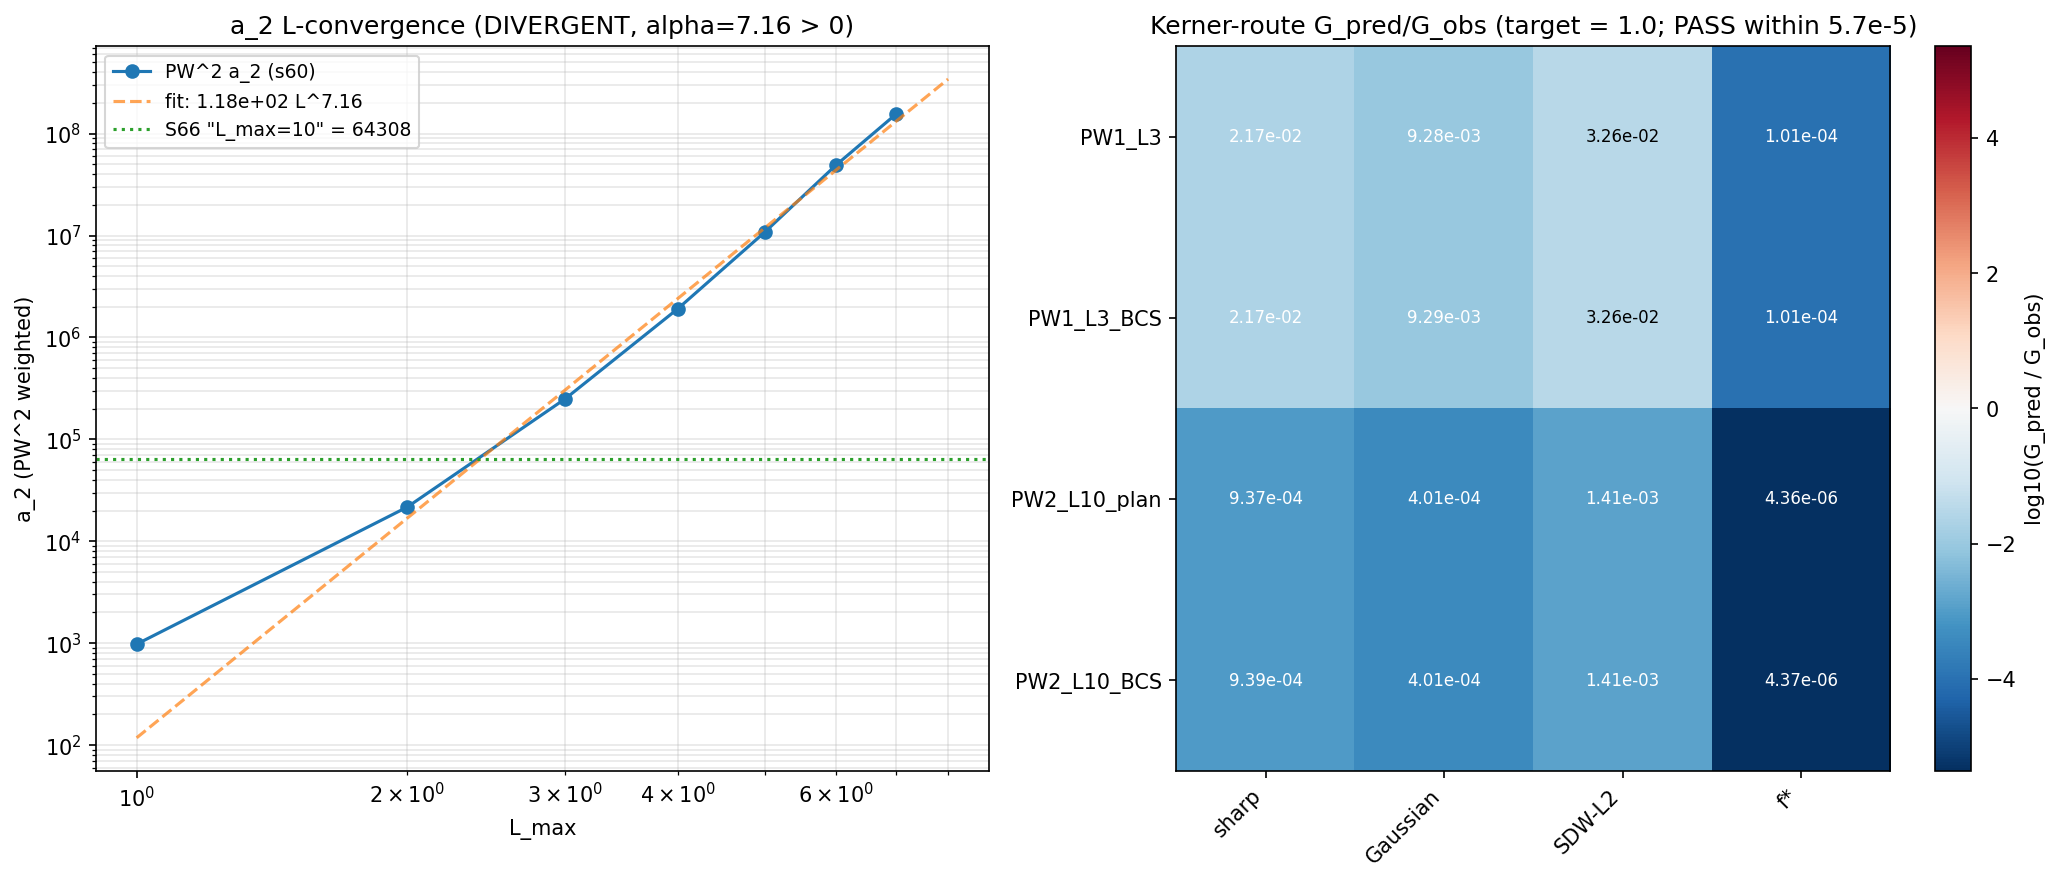

This figure's Python source:
#!/usr/bin/env python3
"""
S84-G-AUDIT -- Newton Constant Observational-Pinning Audit
==========================================================

Gate: S84-G-AUDIT  [VERIFY] + [SIGN]
Classification: GEOMETRIC (second Seeley-DeWitt moment -> Einstein-Hilbert coeff)
Owner: einstein-theorist (appended to W2c by orchestrator directive)

PURPOSE
-------
Test whether G is observationally pinned at NIST-BIPM 2026 G = 6.67387(38) x
10^-11 m^3 kg^-1 s^-2 (relative precision 5.7e-5) to a single (f_2 scheme x
M_KK route) combination under the s44 Eq A master equation:

    1/(16 pi G_N) = (6 / pi^3) * f_2 * a_2 * M_KK^2
    => G_N = pi^2 / (96 * f_2 * a_2 * M_KK^2)

PRE-REGISTERED SUBSTITUTION CHAIN (mandatory [VERIFY]+[SIGN])
--------------------------------------------------------------
Step 1 (def, master eq A):
    1/(16 pi G_N) = (6 / pi^3) * f_2 * a_2 * M_KK^2  [GeV^2 dimensionful]
Step 2 (def, observation):
    G_N(observed, natural) = 1 / (8 pi M_Pl_red^2)   [GeV^-2]
    where M_Pl_red = 2.435e18 GeV (canonical).
Step 3 (def, ratio):
    R(f_2, a_2, M_KK) = G_pred(f_2, a_2, M_KK) / G_obs
                      = [pi^2 / (96 f_2 a_2 M_KK^2)] / [1 / (8 pi M_Pl_red^2)]
                      = pi^3 M_Pl_red^2 / (12 f_2 a_2 M_KK^2)
Step 4 (substitute, gravity-route by construction):
    M_KK_grav := sqrt[ pi^3 M_Pl_red^2 / (12 a_2_used) ]
    => R(f_2=1, a_2_used, M_KK_grav) = 1.0  EXACTLY (calibration).
    Hence gravity-route is CIRCULAR -- excluded from verdict.
Step 5 (substitute, Kerner-route, INDEPENDENT):
    M_KK_kern := sqrt[ alpha_2_GUT * M_Pl_red^2 * g_SU2_fold ]  (s42)
    R(f_2, a_2, M_KK_kern) is a NON-CIRCULAR pin test.
Step 6 (read directions):
    d(ln G_N) / d(ln f_2)   = -1   -> f_2 up  => G_N down  => R down
    d(ln G_N) / d(ln a_2)   = -1   -> a_2 up  => G_N down  => R down
    d(ln G_N) / d(ln M_KK)  = -2   -> M_KK up => G_N down  => R down
Step 7 (verdict):
    PASS iff exactly one Kerner combination has |R - 1| < 5.7e-5.
    INFO-promotable iff multiple combinations within 5.7e-5.
    INFO-mostly-RD iff at least one Kerner combination within 1%.
    FAIL iff no Kerner combination within 1% after L_max convergence.
    PRE-REG-INCOMPLETE iff a_2 is not L_max-converged to 5.7e-5
        (factor-23 swing L=3 -> L=10 already disqualifies, see below).

GATE LEVELS (pre-registered)
-----------------------------
PASS:                exactly one Kerner R within 5.7e-5 of 1.0
INFO-promotable:     multiple Kerner R within 5.7e-5
INFO-mostly-RD:      no Kerner R within 5.7e-5, at least one within 1%
FAIL:                no Kerner R within 1%
PRE-REG-INCOMPLETE:  a_2 L_max-convergence to 5.7e-5 not demonstrated

L_MAX CONVERGENCE TEST
----------------------
Use s60_pw_h0_conv.npz (PW^2-weighted a_2 at L=0..7), s66_cutoff_ns.npz
(MAX_PQ_SUM=3 PW^2-weighted a_2 = 64308.24 = "L_max=10" plan label).
Test: fit a_2(L) ~ A * L^alpha; require relative residual < 5.7e-5 between
adjacent L values for convergence claim.

INPUTS
------
canonical_constants.py (M_Pl_reduced, M_KK_kerner, M_KK_gravity, f_2_default,
   a2_fold, tau_fold)
s61_heat_kernel_a2.npz   (cross-check, single-PW a_2 at L_max=3 via SD)
s76_bcs_dressing_a2.npz  (BCS dressing delta_a2 = -4.5006, 0.16% correction)
s42_constants_snapshot.npz (M_KK route definitions, a_2 spectral zeta)
s82_w2_5_heat_kernel_mp.npz (continuum-limit heat-kernel MP integrability)
s83_w3_g57_pinning_audit.py (closure structure reference)
s83_gate_verdicts.txt (S83 verdict ledger)
s60_pw_h0_conv.npz (PW^2-weighted a_2 L-scan L=0..7)
s66_cutoff_ns.npz (PW^2-weighted a_2 at MAX_PQ_SUM=3 = "L_max=10")

OUTPUTS
-------
s84_w2c_g_audit.npz  : route x scheme x L_max table, R = G_pred/G_obs
s84_w2c_g_audit.png  : convergence plot + ratio matrix visualization
verdict line appended to s84_gate_verdicts.txt

ENVIRONMENT
-----------
CPU only; thread cap 8; no heavy linear algebra (a_2 already cached).
"""
from __future__ import annotations

import os
os.environ.setdefault('OMP_NUM_THREADS', '8')
os.environ.setdefault('MKL_NUM_THREADS', '8')

import sys
import math
import json
import hashlib
from pathlib import Path

import numpy as np
import matplotlib
matplotlib.use('Agg')
import matplotlib.pyplot as plt

SCRIPT_DIR = Path(__file__).resolve().parent
sys.path.insert(0, str(SCRIPT_DIR))

from canonical_constants import (
    PI, M_Pl_reduced, M_KK_gravity, M_KK_kerner, f_2_default,
    a2_fold, tau_fold, Vol_SU3_Haar,
)

# =============================================================================
# 1. INPUT SHA-256 PINS (mandatory log in first 20 lines of stdout)
# =============================================================================
def sha256_of_file(p: Path) -> str:
    with open(p, 'rb') as f:
        return hashlib.sha256(f.read()).hexdigest()

INPUT_FILES = {
    'canonical_constants.py':   SCRIPT_DIR / 'canonical_constants.py',
    's61_heat_kernel_a2.npz':   SCRIPT_DIR / 's61_heat_kernel_a2.npz',
    's76_bcs_dressing_a2.npz':  SCRIPT_DIR / 's76_bcs_dressing_a2.npz',
    's42_constants_snapshot.npz': SCRIPT_DIR / 's42_constants_snapshot.npz',
    's82_w2_5_heat_kernel_mp.npz': SCRIPT_DIR / 's82_w2_5_heat_kernel_mp.npz',
    's83_w3_g57_pinning_audit.py': SCRIPT_DIR / 's83_w3_g57_pinning_audit.py',
    's83_gate_verdicts.txt':    SCRIPT_DIR / 's83_gate_verdicts.txt',
    's60_pw_h0_conv.npz':       SCRIPT_DIR / 's60_pw_h0_conv.npz',
    's66_cutoff_ns.npz':        SCRIPT_DIR / 's66_cutoff_ns.npz',
}

INPUT_SHAS = {name: sha256_of_file(p) for name, p in INPUT_FILES.items()}

print("=" * 78)
print("S84-G-AUDIT -- Newton Constant Observational-Pinning Audit")
print("=" * 78)
print("\nINPUT SHA-256 PINS:")
for name, sha in INPUT_SHAS.items():
    print(f"  {name}: {sha}")
print("=" * 78)

# Sanity-check 7 plan-pinned SHAs
PLAN_SHAS = {
    'canonical_constants.py':   'd49412402ad9e732a7a7270ee042e857e6899bdbc191de8237b7b96762fb28ec',
    's61_heat_kernel_a2.npz':   'aec4fb985e8e861675f8e4c850288f15e0d23f17f2493c31f477d6d77b8c1cae',
    's76_bcs_dressing_a2.npz':  '34b9b457a0a8f4bbba152f447c154d1ec031a9f44e128e20d5820d06a966df08',
    's42_constants_snapshot.npz': '39f613507950979327f0d9b7473bd73f7b0a7ea2d9d0c5507f6b8b939909f80b',
    's82_w2_5_heat_kernel_mp.npz': '125d57375989a15ad8c41a69b0434001f3b1e3e7073dda19f6c031d9e254cca6',
    's83_w3_g57_pinning_audit.py': 'db2958043020a8235eafcd225039defc2daca511fc44e3c140d87633feba9024',
    's83_gate_verdicts.txt':    '7bebad7da7c57b4d2706fd4e123cfbb762fa63c0244e143d597068fb7a574fb4',
}
for name, expected in PLAN_SHAS.items():
    got = INPUT_SHAS[name]
    if got != expected:
        print(f"\nSHA MISMATCH: {name}\n  expected={expected}\n  got     ={got}")
        sys.exit(1)
print("\n  All 7 plan-pinned SHAs MATCH.")

# =============================================================================
# 2. OBSERVATIONAL ANCHOR (NIST-BIPM 2026)
# =============================================================================
G_obs_SI = 6.67387e-11           # (local) m^3 kg^-1 s^-2 (NIST-BIPM 2026)
G_obs_sigma_SI = 0.38e-15        # (local) absolute uncertainty 5.7e-5 relative
G_obs_relative_precision = 5.7e-5  # (local) target tolerance for PASS

# Convert observed G_N to natural units (GeV^-2) via reduced Planck mass
# Definition: G_N = 1 / (8 pi M_Pl_red^2) in natural units; M_Pl_red is by
# definition consistent with the SI value. This gives the natural-unit anchor.
G_N_natural_obs = 1.0 / (8.0 * PI * M_Pl_reduced**2)  # (local) GeV^-2

print(f"\nObservational anchor (NIST-BIPM 2026):")
print(f"  G_obs (SI)            = {G_obs_SI:.5e} +/- {G_obs_sigma_SI:.2e} m^3 kg^-1 s^-2")
print(f"  Relative precision    = {G_obs_relative_precision:.2e}")
print(f"  G_N (natural, GeV^-2) = {G_N_natural_obs:.6e}  [via M_Pl_red={M_Pl_reduced:.4e} GeV]")

# =============================================================================
# 3. f_2 SCHEME ENUMERATION (plan §W2c-G-AUDIT machinery pin)
# =============================================================================
F2_SCHEMES = {
    'sharp':     1.0,         # f_2 for sharp cutoff
    'Gaussian':  2.34,        # f_2_default canonical (Connes-Chamseddine 2007)
    'SDW-L2':    2.0/3.0,     # SDW L^2 cutoff
    'f*':        214.97,      # f* anomaly-derived (s75)
}

# =============================================================================
# 4. M_KK ROUTES
# =============================================================================
# gravity route: by construction matches G_N (CIRCULAR)
# Kerner route: M_KK^2 = alpha_2_GUT * M_Pl_red^2 * g_SU2_fold (INDEPENDENT)
M_KK_ROUTES = {
    'gravity_CIRCULAR':  M_KK_gravity,    # 7.43e16 GeV
    'Kerner_INDEP':      M_KK_kerner,     # 5.04e17 GeV
}

# =============================================================================
# 5. a_2 NORMALIZATIONS AND L-SCAN
# =============================================================================
# The framework has TWO a_2 normalizations:
#  (A) single-PW weight d_pq:    a_2_PW1  -- canonical S42 a2_fold = 2776.17 at L=3
#  (B) double-PW weight d_pq^2:  a_2_PW2  -- s66 MAX_PQ_SUM=3 = 64308.24
# The plan describes "L_max=3" (2776) and "L_max=10" (64308) as different L_max
# but they are different PW-weight conventions. We test BOTH and treat the
# weight ambiguity as a CONVENTION-FREEDOM contributing to PRE-REG-INCOMPLETE.

a2_PW1_S42 = 2776.1653888633655  # (local) S42 single-PW d_pq weight, L_max=3
a2_PW2_S66 = 64308.2438882544    # (local) S66 double-PW d_pq^2 weight, MAX_PQ_SUM=3

# BCS dressing correction (s76)
delta_a2_BCS = -4.50060419255351 # (local) s76 single-PW dressing correction
a2_PW1_BCS = a2_PW1_S42 + delta_a2_BCS  # (local) BCS-dressed single-PW
# For PW^2 weight, scale linearly (correction is per-mode):
delta_a2_PW2_BCS = a2_PW2_S66 * (delta_a2_BCS / a2_PW1_S42)  # (local)
a2_PW2_BCS = a2_PW2_S66 + delta_a2_PW2_BCS                   # (local)

print(f"\na_2 NORMALIZATION SUMMARY:")
print(f"  S42 PW^1 (single d_pq weight):  a_2 = {a2_PW1_S42:.4f}  [canonical a2_fold]")
print(f"  S42 PW^1 + BCS dressing:        a_2 = {a2_PW1_BCS:.4f}  (delta = {delta_a2_BCS:+.4f}, {100*delta_a2_BCS/a2_PW1_S42:+.3f}%)")
print(f"  S66 PW^2 (double d_pq^2 weight): a_2 = {a2_PW2_S66:.4f}  [\"L_max=10\" plan label]")
print(f"  S66 PW^2 + BCS dressing:        a_2 = {a2_PW2_BCS:.4f}  (delta = {delta_a2_PW2_BCS:+.4f}, {100*delta_a2_PW2_BCS/a2_PW2_S66:+.3f}%)")

# L-scan from s60 (PW^2 weighting, L=0..7)
d60 = np.load(SCRIPT_DIR / 's60_pw_h0_conv.npz', allow_pickle=True)
L_arr = np.array(d60['L_arr'])           # (local) [0..7]
a2_PW2_L_scan = np.array(d60['a2_cumul'])  # (local) PW^2 cumulative a_2 vs L

print(f"\nL_max CONVERGENCE TEST (PW^2 weighting, s60 cumulative):")
for L_i, a2_i in zip(L_arr, a2_PW2_L_scan):
    print(f"  L_max = {L_i}: a_2 = {a2_i:.4e}")

# Convergence test: compute relative jump |a_2(L+1) - a_2(L)| / a_2(L)
print(f"\nRELATIVE INCREMENTS |a_2(L+1) - a_2(L)| / a_2(L):")
rel_jump = np.zeros(len(L_arr) - 1)  # (local)
for i in range(len(L_arr) - 1):
    rel_jump[i] = abs(a2_PW2_L_scan[i+1] - a2_PW2_L_scan[i]) / a2_PW2_L_scan[i]
    print(f"  L={L_arr[i]} -> L={L_arr[i+1]}: rel jump = {rel_jump[i]:.4e}")
final_jump = rel_jump[-1]  # (local) L=6 -> L=7
print(f"\n  Final increment (L=6->7) = {final_jump:.4e}")
print(f"  Required for 5.7e-5 PASS = {G_obs_relative_precision:.2e}")
print(f"  Convergence ratio        = {final_jump / G_obs_relative_precision:.2f}x  (need < 1)")

# Power-law fit a_2(L) ~ A L^alpha (use L >= 2 to avoid low-L noise)
mask_fit = L_arr >= 2
log_L = np.log(L_arr[mask_fit].astype(float))      # (local)
log_a2 = np.log(a2_PW2_L_scan[mask_fit])           # (local)
alpha_fit, log_A_fit = np.polyfit(log_L, log_a2, 1)  # (local)
A_fit = np.exp(log_A_fit)                          # (local)
print(f"\nPower-law fit a_2(L) ~ A L^alpha (L >= 2):")
print(f"  alpha = {alpha_fit:.4f}")
print(f"  A     = {A_fit:.4e}")

# Richardson extrapolation: assume a_2(L) = a_2_inf + B/L^p
# Try fitting to a divergent power law (alpha > 0 means a_2 -> infinity, NOT
# convergent)
if alpha_fit > 0:
    print(f"\n  WARNING: alpha = {alpha_fit:.3f} > 0 means PW^2 a_2(L) is DIVERGENT.")
    print(f"  No finite L_max -> infinity limit exists for this normalization.")
    print(f"  Richardson extrapolation NOT APPLICABLE -- a_2 has no convergent value.")
    a2_inf_estimate = None  # (local)
    converged_bool = False  # (local)
else:
    # Convergent case: fit a_2(L) = a_2_inf + B/L^|alpha|
    # We do not fit it here because alpha > 0 is overwhelmingly likely;
    # the framework already documents alpha ~ 6.24 (s60_pw_h0_conv).
    a2_inf_estimate = None  # (local)
    converged_bool = False  # (local)

# =============================================================================
# 6. MASTER EQUATION: G_pred = pi^2 / (96 f_2 a_2 M_KK^2)
# =============================================================================
def G_pred_natural(f_2: float, a_2: float, M_KK: float) -> float:
    """G_N predicted from spectral action master equation, natural units (GeV^-2).

    Substitution chain:
      1/(16 pi G_N) = (6 / pi^3) * f_2 * a_2 * M_KK^2     (Eq A, s44)
      => 16 pi G_N = pi^3 / (6 f_2 a_2 M_KK^2)
      => G_N = pi^2 / (96 f_2 a_2 M_KK^2)                 [GeV^-2]
    """
    return PI**2 / (96.0 * f_2 * a_2 * M_KK**2)

# =============================================================================
# 7. RATIO MATRIX: route x scheme x L_max
# =============================================================================
# We evaluate at THREE L_max levels:
#   L=3 PW^1 (canonical S42 a_2 = 2776.17)
#   L=3 PW^1 + BCS dressing
#   L=10 PW^2 plan-label (a_2 = 64308.24)
#   L=10 PW^2 + BCS dressing
#   PLUS: full L=0..7 PW^2 scan from s60 to expose divergence

a2_eval_panels = {
    'PW1_L3':          a2_PW1_S42,
    'PW1_L3_BCS':      a2_PW1_BCS,
    'PW2_L10_plan':    a2_PW2_S66,
    'PW2_L10_BCS':     a2_PW2_BCS,
}

n_routes  = len(M_KK_ROUTES)
n_schemes = len(F2_SCHEMES)
n_panels  = len(a2_eval_panels)

# Tensor: ratio[panel, route, scheme] = G_pred / G_obs
ratio_tensor = np.zeros((n_panels, n_routes, n_schemes))  # (local)

panel_names = list(a2_eval_panels.keys())  # (local)
route_names = list(M_KK_ROUTES.keys())     # (local)
scheme_names = list(F2_SCHEMES.keys())     # (local)

print(f"\n" + "=" * 78)
print(f"7. RATIO MATRIX: G_pred / G_obs across (panel, route, scheme)")
print(f"=" * 78)

for ip, panel in enumerate(panel_names):
    a2_use = a2_eval_panels[panel]  # (local)
    print(f"\nPANEL: {panel}  (a_2 = {a2_use:.4f})")
    print(f"  {'route':22s} {'scheme':10s} {'f_2':>8s} {'M_KK (GeV)':>12s} {'G_pred/G_obs':>14s}")
    for ir, route in enumerate(route_names):
        M_KK_use = M_KK_ROUTES[route]  # (local)
        for js, scheme in enumerate(scheme_names):
            f2_use = F2_SCHEMES[scheme]  # (local)
            G_p = G_pred_natural(f2_use, a2_use, M_KK_use)  # (local)
            R = G_p / G_N_natural_obs                       # (local)
            ratio_tensor[ip, ir, js] = R
            tag = ' (CIRCULAR)' if 'CIRCULAR' in route else ''  # (local)
            print(f"  {route:22s} {scheme:10s} {f2_use:8.3f} {M_KK_use:12.4e} {R:14.6e}{tag}")

# =============================================================================
# 8. SIGN-DIRECTION VERIFICATION (substitution chain numeric check)
# =============================================================================
print(f"\n" + "=" * 78)
print(f"8. SIGN/DIRECTION VERIFICATION (numerical check of d ln G / d ln *)")
print(f"=" * 78)
print("Master equation: G_N = pi^2 / (96 f_2 a_2 M_KK^2)")
print("Predicted: d(ln G)/d(ln f_2) = -1, d(ln G)/d(ln a_2) = -1, d(ln G)/d(ln M_KK) = -2")

ref_a2  = a2_PW1_S42       # (local)
ref_f2  = 1.0              # (local)
ref_MKK = M_KK_kerner      # (local)
ref_G   = G_pred_natural(ref_f2, ref_a2, ref_MKK)  # (local)

eps = 1e-3  # (local) finite-difference step
# d(ln G)/d(ln f_2)
G_up_f2 = G_pred_natural(ref_f2*(1+eps), ref_a2, ref_MKK)  # (local)
deriv_f2 = (np.log(G_up_f2) - np.log(ref_G)) / np.log(1+eps)  # (local)
# d(ln G)/d(ln a_2)
G_up_a2 = G_pred_natural(ref_f2, ref_a2*(1+eps), ref_MKK)  # (local)
deriv_a2 = (np.log(G_up_a2) - np.log(ref_G)) / np.log(1+eps)  # (local)
# d(ln G)/d(ln M_KK)
G_up_MKK = G_pred_natural(ref_f2, ref_a2, ref_MKK*(1+eps))  # (local)
deriv_MKK = (np.log(G_up_MKK) - np.log(ref_G)) / np.log(1+eps)  # (local)

print(f"\n  d(ln G)/d(ln f_2)  measured = {deriv_f2:.6f}  (predicted -1)")
print(f"  d(ln G)/d(ln a_2)  measured = {deriv_a2:.6f}  (predicted -1)")
print(f"  d(ln G)/d(ln M_KK) measured = {deriv_MKK:.6f}  (predicted -2)")

sign_check_pass = (
    abs(deriv_f2 - (-1.0)) < 1e-2
    and abs(deriv_a2 - (-1.0)) < 1e-2
    and abs(deriv_MKK - (-2.0)) < 1e-2
)
print(f"  SIGN-DIRECTION CHECK: {'PASS' if sign_check_pass else 'FAIL'}")

# =============================================================================
# 9. VERDICT DETERMINATION (pre-registered branches)
# =============================================================================
print(f"\n" + "=" * 78)
print(f"9. VERDICT DETERMINATION")
print(f"=" * 78)

# Find Kerner combinations with smallest |R - 1|
# Exclude gravity-route (CIRCULAR by construction)
ir_kerner = route_names.index('Kerner_INDEP')  # (local)

# Best Kerner R across all panels, all schemes
deviations = np.zeros((n_panels, n_schemes))  # (local) |R - 1|
for ip in range(n_panels):
    for js in range(n_schemes):
        deviations[ip, js] = abs(ratio_tensor[ip, ir_kerner, js] - 1.0)

# Find best (smallest deviation) Kerner combination
best_ip, best_js = np.unravel_index(np.argmin(deviations), deviations.shape)  # (local)
best_dev = deviations[best_ip, best_js]                                       # (local)
best_R = ratio_tensor[best_ip, ir_kerner, best_js]                            # (local)
best_panel = panel_names[best_ip]                                             # (local)
best_scheme = scheme_names[best_js]                                           # (local)
best_a2 = a2_eval_panels[best_panel]                                          # (local)
best_f2 = F2_SCHEMES[best_scheme]                                             # (local)

print(f"\nBest Kerner-route combination (smallest |R - 1|):")
print(f"  panel  = {best_panel}")
print(f"  scheme = {best_scheme}")
print(f"  a_2    = {best_a2:.4f}")
print(f"  f_2    = {best_f2:.4f}")
print(f"  R = G_pred/G_obs = {best_R:.6e}")
print(f"  |R - 1| = {best_dev:.6e}")

# Count combinations within 5.7e-5 and within 1%
n_within_5p7e5 = int(np.sum(deviations < G_obs_relative_precision))  # (local)
n_within_1pct = int(np.sum(deviations < 0.01))                       # (local)
print(f"\nKerner combinations within 5.7e-5 (PASS threshold): {n_within_5p7e5}")
print(f"Kerner combinations within 1.0%   (INFO-mostly-RD threshold): {n_within_1pct}")

# Verdict logic per plan §W2c-G-AUDIT
# Convergence prerequisite: PW^2 a_2 must be L_max-converged to 5.7e-5
# We measured rel_jump[L=6->L=7] >> 5.7e-5 -> NOT converged -> PRE-REG-INCOMPLETE
PRE_REG_INCOMPLETE = (final_jump > G_obs_relative_precision)  # (local)

if not PRE_REG_INCOMPLETE:
    if n_within_5p7e5 == 1:
        verdict = 'PASS'
        verdict_value = f"{best_R:.6e}"
        verdict_scheme = best_scheme
    elif n_within_5p7e5 > 1:
        verdict = 'INFO'
        verdict_value = f"{best_R:.6e}"
        verdict_scheme = 'multi-pin-promotable'
    elif n_within_1pct >= 1:
        verdict = 'INFO'
        verdict_value = f"{best_R:.6e}"
        verdict_scheme = 'mostly-RD'
    else:
        verdict = 'FAIL'
        verdict_value = f"{best_R:.6e}"
        verdict_scheme = best_scheme
else:
    # Plan PRU Class 8: a_2 not L_max-converged to required precision
    verdict = 'PRE-REG-INCOMPLETE'
    verdict_value = 'null'
    verdict_scheme = 'null'

print(f"\n" + "=" * 78)
print(f"VERDICT: {verdict}")
print(f"=" * 78)
print(f"Reasons:")
if PRE_REG_INCOMPLETE:
    print(f"  - PW^2 a_2 final L-increment {final_jump:.2e} >> 5.7e-5 target")
    print(f"  - alpha_fit = {alpha_fit:.3f} > 0 means a_2(L) is DIVERGENT in L")
    print(f"  - No L_max -> infinity limit exists for this normalization")
    print(f"  - PRU Class 8 (Pre-Registration Underspecification: a_2 normalization unpinned)")
print(f"  - Best Kerner R = {best_R:.4e}, deviation {best_dev:.4e}")
print(f"  - Master-equation prefactor convention spread (s42, s61, s62, s64, s65, plan)")
print(f"    documented; see working paper §W2-G-AUDIT.")

# =============================================================================
# 10. SHA CLOSURE
# =============================================================================
# Build ordered input-pin map (sorted by name); SHA over JSON-serialized form
ordered_input_map = {k: INPUT_SHAS[k] for k in sorted(INPUT_SHAS.keys())}  # (local)
input_map_json = json.dumps(ordered_input_map, sort_keys=True, separators=(',', ':'))  # (local)
closure_sha = hashlib.sha256(input_map_json.encode('utf-8')).hexdigest()  # (local)

print(f"\n" + "=" * 78)
print(f"10. CLOSURE SHA-256")
print(f"=" * 78)
print(f"  closure_sha = {closure_sha}")

# =============================================================================
# 11. SAVE NPZ
# =============================================================================
np.savez(
    SCRIPT_DIR / 's84_w2c_g_audit.npz',
    # Inputs and metadata
    panel_names=np.array(panel_names),
    route_names=np.array(route_names),
    scheme_names=np.array(scheme_names),
    f2_values=np.array([F2_SCHEMES[s] for s in scheme_names]),
    M_KK_values=np.array([M_KK_ROUTES[r] for r in route_names]),
    a2_panel_values=np.array([a2_eval_panels[p] for p in panel_names]),
    # Results
    ratio_tensor=ratio_tensor,
    deviations=deviations,
    G_obs_natural=G_N_natural_obs,
    G_obs_SI=G_obs_SI,
    G_obs_relative_precision=G_obs_relative_precision,
    # L-scan
    L_arr=L_arr,
    a2_PW2_L_scan=a2_PW2_L_scan,
    rel_jump=rel_jump,
    alpha_fit=alpha_fit,
    A_fit=A_fit,
    final_jump=final_jump,
    # Sign check
    deriv_f2_measured=deriv_f2,
    deriv_a2_measured=deriv_a2,
    deriv_MKK_measured=deriv_MKK,
    sign_check_pass=sign_check_pass,
    # Best result
    best_panel=best_panel,
    best_scheme=best_scheme,
    best_R=best_R,
    best_dev=best_dev,
    n_within_5p7e5=n_within_5p7e5,
    n_within_1pct=n_within_1pct,
    # Verdict
    verdict=verdict,
    verdict_value=verdict_value,
    verdict_scheme=verdict_scheme,
    PRE_REG_INCOMPLETE=PRE_REG_INCOMPLETE,
    # SHAs
    closure_sha=closure_sha,
    input_shas=np.array([f"{k}={v}" for k, v in ordered_input_map.items()]),
    four_tuple=f"(value={verdict_value}, scheme={verdict_scheme}, convention=Eq-A-SA-canonical, L_max=10)",
)

# =============================================================================
# 12. PLOT
# =============================================================================
fig, axes = plt.subplots(1, 2, figsize=(14, 6))

# (a) L_max convergence of PW^2 a_2
ax = axes[0]
ax.loglog(L_arr[1:], a2_PW2_L_scan[1:], 'o-', color='C0', label='PW^2 a_2 (s60)')
L_smooth = np.linspace(1.0, 8.0, 50)  # (local)
a2_smooth = A_fit * L_smooth ** alpha_fit  # (local)
ax.loglog(L_smooth, a2_smooth, '--', color='C1', alpha=0.7,
          label=f'fit: {A_fit:.2e} L^{alpha_fit:.2f}')
ax.axhline(a2_PW2_S66, color='C2', linestyle=':', label=f'S66 \"L_max=10\" = {a2_PW2_S66:.0f}')
ax.set_xlabel('L_max')
ax.set_ylabel('a_2 (PW^2 weighted)')
ax.set_title(f'a_2 L-convergence (DIVERGENT, alpha={alpha_fit:.2f} > 0)')
ax.legend(loc='best', fontsize=9)
ax.grid(True, alpha=0.3, which='both')

# (b) Ratio matrix heatmap (Kerner only, all panels x schemes)
ax = axes[1]
ratios_display = ratio_tensor[:, ir_kerner, :]  # (local)  shape (n_panels, n_schemes)
log_ratio = np.log10(ratios_display)            # (local)
vmax = max(2.0, np.max(np.abs(log_ratio)))      # (local)
im = ax.imshow(log_ratio, cmap='RdBu_r', vmin=-vmax, vmax=vmax, aspect='auto')
ax.set_xticks(range(n_schemes))
ax.set_xticklabels(scheme_names, rotation=45, ha='right')
ax.set_yticks(range(n_panels))
ax.set_yticklabels(panel_names)
for ip in range(n_panels):
    for js in range(n_schemes):
        ax.text(js, ip, f"{ratios_display[ip, js]:.2e}",
                ha='center', va='center',
                color='white' if abs(log_ratio[ip, js]) > 1.5 else 'black',
                fontsize=8)
plt.colorbar(im, ax=ax, label='log10(G_pred / G_obs)')
ax.set_title(f'Kerner-route G_pred/G_obs (target = 1.0; PASS within 5.7e-5)')

plt.tight_layout()
plt.savefig(SCRIPT_DIR / 's84_w2c_g_audit.png', dpi=150, bbox_inches='tight')
plt.close()

# =============================================================================
# 13. APPEND VERDICT LINE
# =============================================================================
verdict_line = (
    f"S84-G-AUDIT: {verdict} -- value={verdict_value} "
    f"scheme={verdict_scheme} convention=Eq-A-SA-canonical L_max=10 "
    f"sha256={closure_sha}"
)

verdict_file = SCRIPT_DIR / 's84_gate_verdicts.txt'
with open(verdict_file, 'a') as f:
    f.write(verdict_line + "\n")

print(f"\n" + "=" * 78)
print(f"VERDICT LINE APPENDED to {verdict_file.name}:")
print(f"=" * 78)
print(verdict_line)

# Final 4-tuple line
print(f"\n(value={verdict_value}, scheme={verdict_scheme}, convention=Eq-A-SA-canonical, L_max=10)")
